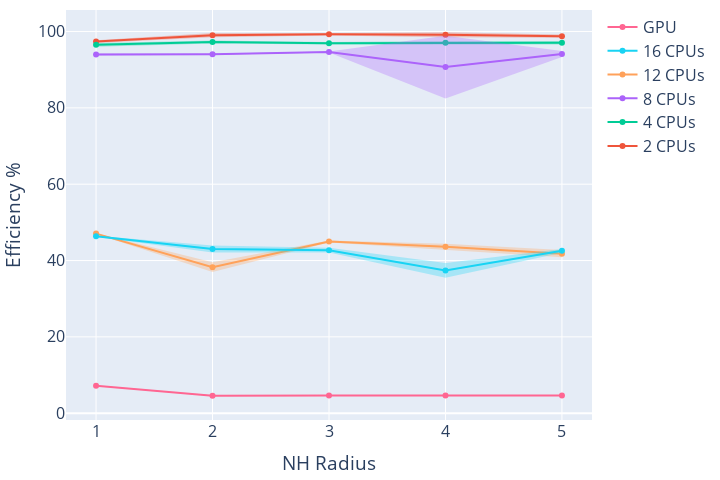

Notebook source saved alongside this figure:
### Code cell
fig = go.Figure()

for idx, (name, dfs, info) in enumerate(runs_parallel):
    for i, df in enumerate(dfs):
        dfs[i]["efficiency"] = 100 * (cpu_df["avgEvolveTime"] / df["avgEvolveTime"]) / info[0]
    
    df = pd.concat(dfs)
    add_mean_std_trace(fig, df, name, idx + 1, "efficiency", x_col="radius")

fig.update_layout(xaxis_title='NH Radius', yaxis_title="Efficiency %", **layout_settings) # title="Efficiency", 
fig.update_xaxes(tickformat='d')
fig.show()
fig.write_image("images/nh_hl_evo_efficiency.eps")

### Figure 1 — Plotly figure (JSON) as saved in the notebook; plotly's stock layout.template omitted (floating-point values rounded to 4 significant figures)
{"data": [{"line": {"color": "#EF553B"}, "mode": "lines+markers", "name": "2 CPUs", "type": "scatter", "x": [1, 2, 3, 4, 5], "y": [97.36, 99.05, 99.28, 99.14, 98.78]}, {"line": {"width": 0}, "mode": "lines", "name": "2 CPUs upper", "showlegend": false, "type": "scatter", "x": [1, 2, 3, 4, 5], "y": [97.71, 99.59, 99.62, 99.81, 99.21]}, {"fill": "tonexty", "fillcolor": "rgba(239, 85, 59, 0.30)", "line": {"width": 0}, "mode": "lines", "name": "2 CPUs lower", "showlegend": false, "type": "scatter", "x": [1, 2, 3, 4, 5], "y": [97.01, 98.5, 98.95, 98.47, 98.34]}, {"line": {"color": "#00CC96"}, "mode": "lines+markers", "name": "4 CPUs", "type": "scatter", "x": [1, 2, 3, 4, 5], "y": [96.51, 97.25, 96.93, 97.08, 97.06]}, {"line": {"width": 0}, "mode": "lines", "name": "4 CPUs upper", "showlegend": false, "type": "scatter", "x": [1, 2, 3, 4, 5], "y": [96.98, 97.62, 97.24, 97.53, 97.53]}, {"fill": "tonexty", "fillcolor": "rgba(0, 204, 150, 0.30)", "line": {"width": 0}, "mode": "lines", "name": "4 CPUs lower", "showlegend": false, "type": "scatter", "x": [1, 2, 3, 4, 5], "y": [96.04, 96.88, 96.62, 96.63, 96.58]}, {"line": {"color": "#AB63FA"}, "mode": "lines+markers", "name": "8 CPUs", "type": "scatter", "x": [1, 2, 3, 4, 5], "y": [93.96, 94.05, 94.64, 90.68, 94.09]}, {"line": {"width": 0}, "mode": "lines", "name": "8 CPUs upper", "showlegend": false, "type": "scatter", "x": [1, 2, 3, 4, 5], "y": [94.21, 94.17, 94.76, 98.92, 94.88]}, {"fill": "tonexty", "fillcolor": "rgba(171, 99, 250, 0.30)", "line": {"width": 0}, "mode": "lines", "name": "8 CPUs lower", "showlegend": false, "type": "scatter", "x": [1, 2, 3, 4, 5], "y": [93.7, 93.94, 94.51, 82.44, 93.3]}, {"line": {"color": "#FFA15A"}, "mode": "lines+markers", "name": "12 CPUs", "type": "scatter", "x": [1, 2, 3, 4, 5], "y": [47.05, 38.27, 45.0, 43.63, 41.8]}, {"line": {"width": 0}, "mode": "lines", "name": "12 CPUs upper", "showlegend": false, "type": "scatter", "x": [1, 2, 3, 4, 5], "y": [47.13, 39.56, 45.26, 44.41, 42.73]}, {"fill": "tonexty", "fillcolor": "rgba(255, 161, 90, 0.30)", "line": {"width": 0}, "mode": "lines", "name": "12 CPUs lower", "showlegend": false, "type": "scatter", "x": [1, 2, 3, 4, 5], "y": [46.97, 36.99, 44.75, 42.85, 40.86]}, {"line": {"color": "#19D3F3"}, "mode": "lines+markers", "name": "16 CPUs", "type": "scatter", "x": [1, 2, 3, 4, 5], "y": [46.33, 43.02, 42.72, 37.42, 42.55]}, {"line": {"width": 0}, "mode": "lines", "name": "16 CPUs upper", "showlegend": false, "type": "scatter", "x": [1, 2, 3, 4, 5], "y": [46.53, 43.96, 43.32, 39.32, 43.04]}, {"fill": "tonexty", "fillcolor": "rgba(25, 211, 243, 0.30)", "line": {"width": 0}, "mode": "lines", "name": "16 CPUs lower", "showlegend": false, "type": "scatter", "x": [1, 2, 3, 4, 5], "y": [46.14, 42.08, 42.11, 35.51, 42.06]}, {"line": {"color": "#FF6692"}, "mode": "lines+markers", "name": "GPU", "type": "scatter", "x": [1, 2, 3, 4, 5], "y": [7.185, 4.575, 4.609, 4.614, 4.629]}, {"line": {"width": 0}, "mode": "lines", "name": "GPU upper", "showlegend": false, "type": "scatter", "x": [1, 2, 3, 4, 5], "y": [7.257, 4.612, 4.624, 4.632, 4.653]}, {"fill": "tonexty", "fillcolor": "rgba(255, 102, 146, 0.30)", "line": {"width": 0}, "mode": "lines", "name": "GPU lower", "showlegend": false, "type": "scatter", "x": [1, 2, 3, 4, 5], "y": [7.114, 4.538, 4.593, 4.596, 4.604]}], "layout": {"font": {"size": 16}, "height": 480, "margin": {"b": 10, "l": 10, "r": 10, "t": 10}, "width": 720, "xaxis": {"tickformat": "d", "title": {"text": "NH Radius"}}, "yaxis": {"title": {"text": "Efficiency %"}}}}
